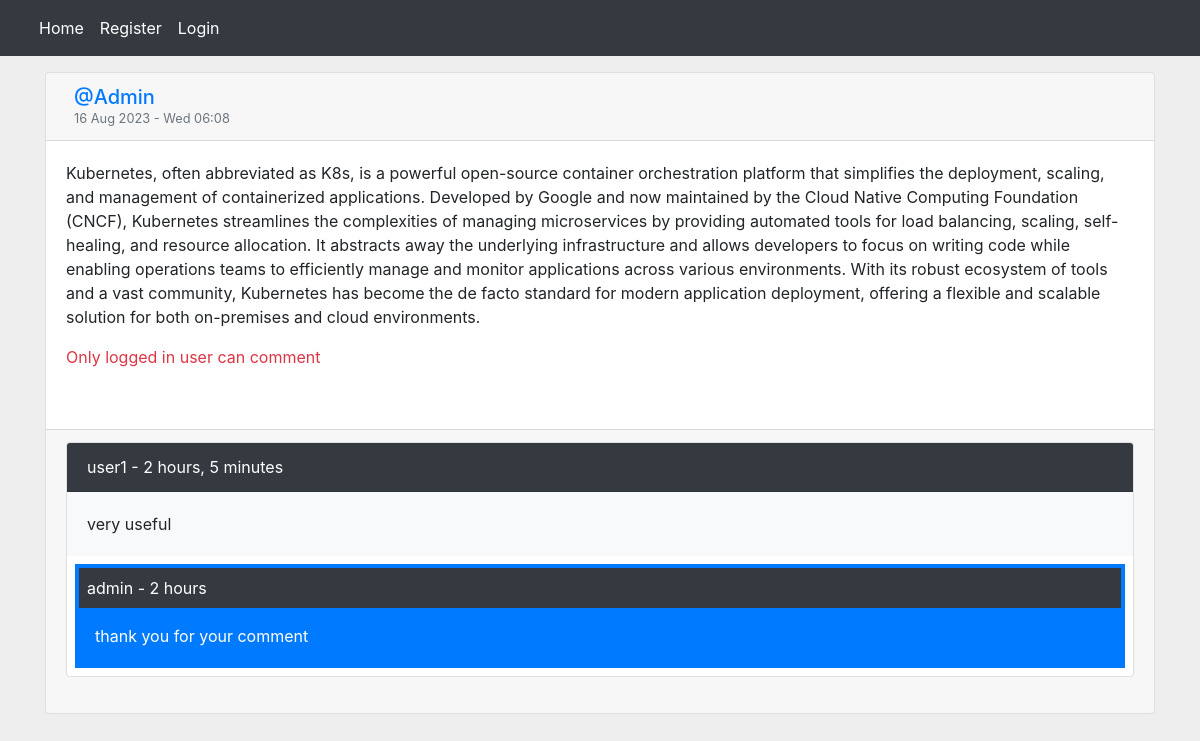
Page /post/5/kubernetes-often-abbreviated/ on the committed database.
### home/models.py (models this page shows, shortened)
class Post(models.Model):
    user = models.ForeignKey(User, on_delete=models.CASCADE, related_name='posts')
    body = models.TextField()
    slug = models.SlugField()
    title = models.CharField(max_length=100, null=True, blank=True)  # proper format to add new field after migration
    created = models.DateTimeField(auto_now_add=True)
    updated = models.DateTimeField(auto_now=True)
    class Meta:
        ordering = ('-created',)  # model wide order_by filter

class Comment(models.Model):
    user = models.ForeignKey(User, on_delete=models.CASCADE, related_name='ucomment')
    post = models.ForeignKey(Post, on_delete=models.CASCADE, related_name='pcomment')
    reply = models.ForeignKey("Comment", on_delete=models.CASCADE, related_name='rcomment', blank=True, null=True)
    is_reply = models.BooleanField(default=False)
    body = models.TextField(max_length=400)
    created = models.DateTimeField(auto_now_add=True)

### home/views.py (the view, shortened to what this page needs)
# urls.py: path('post/<int:user_id>/<slug:slug>/', views.PostDetailView.as_view(), name="post_detail"),
class PostDetailView(View):
    form_class = CommentCreateForm
    form_class_reply = CommentReplyForm
    def setup(self, request, *args, **kwargs):
        self.post_instance = get_object_or_404(Post, id=kwargs['user_id'], slug=kwargs["slug"])
        return super().setup(request, *args, **kwargs)
    def get(self, request, *args, **kwargs):
        comments = self.post_instance.pcomment.filter(is_reply=False)
        can_like = False
        if request.user.is_authenticated and self.post_instance.user_can_like(request.user):
            can_like = True
        return render(request, 'home/details.html',
                      {'post': self.post_instance, 'comments': comments, 'form': self.form_class,
                       'form_reply': self.form_class_reply, 'can_like':can_like})

### home/templates/home/details.html (shortened to what this page needs)
{% extends 'base.html' %}
{% block content %}
    <div class="row">
        <div class="col-md-12">
            <div class="card gedf-card">
                <div class="card-header">
                    <div class="d-flex justify-content-between align-items-center">
                        <div class="d-flex justify-content-between align-items-center">
                            <div class="ml-2">
                                <div class="h5 m-0">
                                    <a class="text-decoration-none"
                                       href="{% url 'account:user_profile' post.user.id %}">
                                        @{{ post.user|capfirst }}</a>
                                </div>
                                <div class="h7 text-muted">  {{ post.updated|date:"d M Y - D H:m" }}</div>
                            </div>
                        </div>
                    </div>
                </div>
                <div class="card-body">
                    <p class="card-text">
                        {{ post.body }}
                    </p>
                    {% if request.user.is_authenticated %}
                        <a href="{% url "home:post_like" post.id %}"
                           class="{% if not can_like %}disabled{% endif %} btn btn-primary col-md-2">Like {{ post.likes_count }}</a>
                        <br>
                        <br>
                        <form action="" method="post">
                            {% csrf_token %}
                            {{ form.as_p }}
                            <input class="btn btn-primary" type="submit" value="Send">
                        </form>
                    {% else %}
                        <p class="text-danger">Only logged in user can comment</p>
                    {% endif %}
                    <br>
                </div>
                <div class="card-footer">
                    {% for comment in comments %}
                        <div class="card">
                            <div class="card-header bg-dark text-white">{{ comment.user }}
                                - {{ comment.created|timesince }}</div>
                            <div class="card-body bg-light">{{ comment.body }}</div>
                            {% with replies=comment.rcomment.all %}
                                {% for reply in replies %}
                                    <div class="bg-primary p-1 m-2">
                                        <div class="bg-dark text-white p-2">{{ reply.user }}
                                            - {{ reply.created|timesince }}</div>
                                        <div class="text-white m-3">{{ reply.body }}</div>
                                    </div>
                                {% endfor %}
                            {% endwith %}
                        </div>
                        <br>
                    {% empty %}
                        <p>No comment yet</p>
                    {% endfor %}
                </div>
            </div>
        </div>
    </div>
{% endblock %}

### templates/base.html (style rules this page uses)
body { background-color: #eeeeee; }
.h7 { font-size: 0.8rem; }
@media (min-width: 992px) { .gedf-card { margin-bottom: 2.77rem; } }

### rows in the picture
Post: user "Admin", updated "16 Aug 2023 - Wed 06:08", body "Kubernetes, often abbreviated as K8s, is a powerful open-source container orchestration platform that simplifies the deployment, scaling, and management of containerized applications. Developed by Google and now maintained by the Cloud Native Computing Foundation (CNCF), Kubernetes streamlines the complexities of managing microservices by providing automated tools for load balancing, scaling, self-healing, and resource allocation. It abstracts away the underlying infrastructure and allows developers to focus on writing code while enabling operations teams to efficiently manage and monitor applications across various environments. With its robust ecosystem of tools and a vast community,…"
Comment: user "user1", created "2 hours, 5 minutes", body "very useful"
Comment: user "admin", created "2 hours", body "thank you for your comment"
